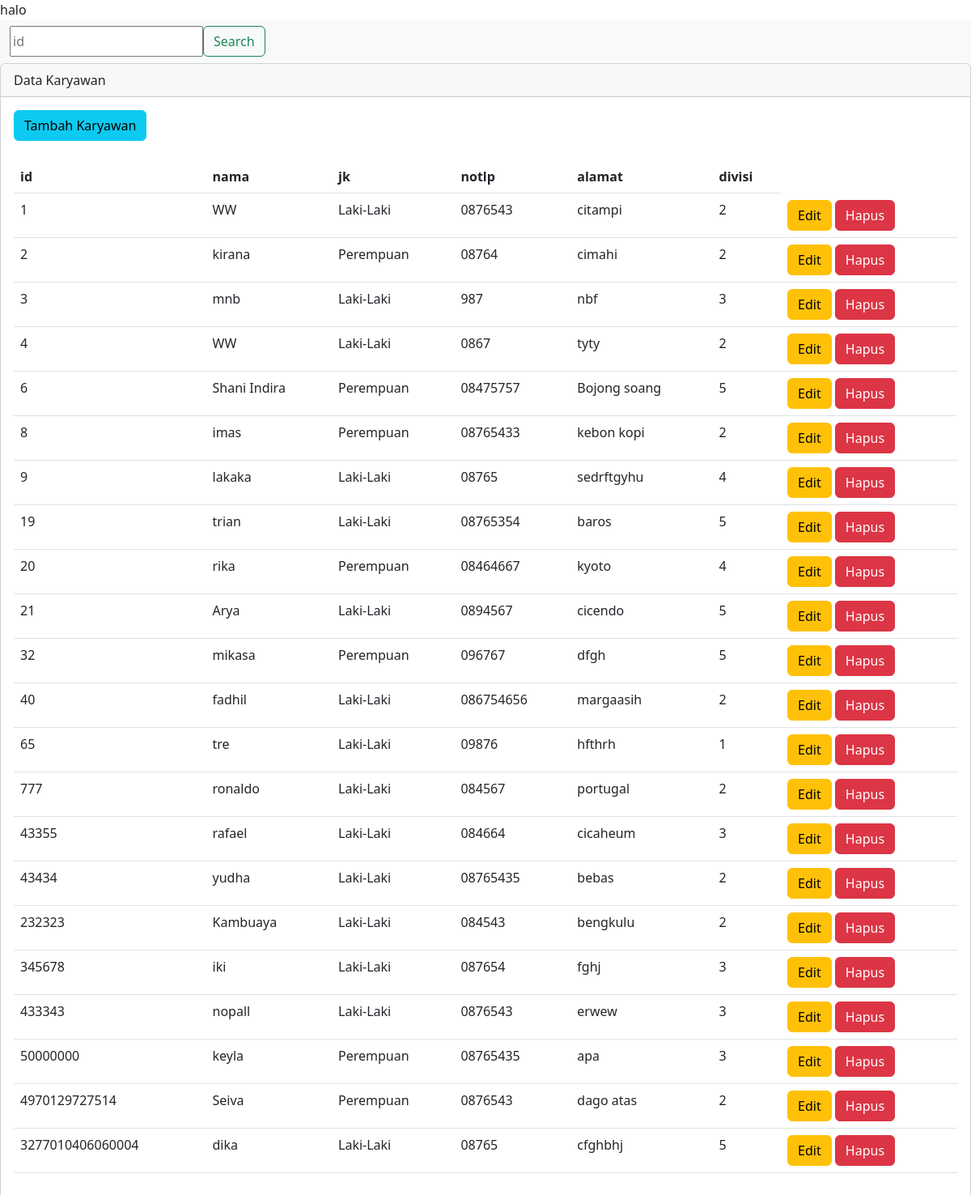
/slide/Pegawai.php, run on the app's committed database.
### tables this page shows
CREATE TABLE `karyawan` (
  `id` bigint(20) NOT NULL,
  `nama` varchar(50) NOT NULL,
  `jk` varchar(50) NOT NULL,
  `notlp` varchar(50) NOT NULL,
  `alamat` varchar(50) NOT NULL,
  `divisi` varchar(50) NOT NULL
);

### slide/Pegawai.php (the view, shortened to what this page needs)
 <!DOCTYPE html>
<html>
<head>
    <link href="https://cdn.jsdelivr.net/npm/bootstrap@5.3.2/dist/css/bootstrap.min.css" rel="stylesheet">
       <link href="https://cdn.jsdelivr.net/npm/bootstrap@5.3.0/dist/css/bootstrap.min.css" rel="stylesheet">
</head>
<body >
       halo
      <nav class="navbar bg-body-tertiary">
  <div class="container-fluid">
    <form method="post" class="d-flex" role="search">
        <input type="text" name="carii" placeholder="id">
      <button class="btn btn-outline-success" type="submit">Search</button>
    </form>
  </div>
</nav>
       <div class="card">
  <div class="card-header">
   Data Karyawan
  </div>
  <div class="card-body">
          <a href="../slide/tampe.php"> <button type="button" class="btn btn-info">Tambah Karyawan</button></a>
   <table class="table">
      <thead>
       <th>id</th>
          <th>nama</th>
          <th>jk</th>
          <th>notlp</th>
          <th>alamat</th>
          <th>divisi</th>
      </thead>
        <?php
      include '../koneksi.php';
      $data = mysqli_query($koneksi,"select * from karyawan");
      while ($d = mysqli_fetch_array($data)) {
      ?>
      <tbody>
        <td><?php echo $d['id']; ?></td>
        <td><?php echo $d['nama']; ?></td>
        <td><?php echo $d['jk']; ?></td>
        <td><?php echo $d['notlp']; ?></td>
        <td><?php echo $d['alamat']; ?></td>
        <td><?php echo $d['divisi']; ?></td>
        <td>
            <a href="../slide/editpeg.php?id=<?php echo $d['id'];?>"><button type="button" class="btn btn-warning">Edit</button></a>
            <a onclick="return confirm('apakah ingin apus')" href="../slide/hapuspeg.php?id=<?php echo $d['id'];?>"><button type="button" class="btn btn-danger">Hapus</button></a>
        </td>
      </tbody>
      <?php
      }
      ?>
    </table>
  </div>
</div>
   </body>
</html>

### data on the page
karyawan: id "1", nama "WW", jk "Laki-Laki", notlp "0876543", alamat "citampi", divisi "2"
karyawan: id "2", nama "kirana", jk "Perempuan", notlp "08764", alamat "cimahi", divisi "2"
karyawan: id "3", nama "mnb", jk "Laki-Laki", notlp "987", alamat "nbf", divisi "3"
karyawan: id "4", nama "WW", jk "Laki-Laki", notlp "0867", alamat "tyty", divisi "2"
karyawan: id "6", nama "Shani Indira", jk "Perempuan", notlp "08475757", alamat "Bojong soang", divisi "5"
karyawan: id "8", nama "imas", jk "Perempuan", notlp "08765433", alamat "kebon kopi", divisi "2"
karyawan: id "9", nama "lakaka", jk "Laki-Laki", notlp "08765", alamat "sedrftgyhu", divisi "4"
karyawan: id "19", nama "trian", jk "Laki-Laki", notlp "08765354", alamat "baros", divisi "5"
karyawan: id "20", nama "rika", jk "Perempuan", notlp "08464667", alamat "kyoto", divisi "4"
karyawan: id "21", nama "Arya", jk "Laki-Laki", notlp "0894567", alamat "cicendo", divisi "5"
karyawan: id "32", nama "mikasa", jk "Perempuan", notlp "096767", alamat "dfgh", divisi "5"
karyawan: id "40", nama "fadhil", jk "Laki-Laki", notlp "086754656", alamat "margaasih", divisi "2"
karyawan: id "65", nama "tre", jk "Laki-Laki", notlp "09876", alamat "hfthrh", divisi "1"
karyawan: id "777", nama "ronaldo", jk "Laki-Laki", notlp "084567", alamat "portugal", divisi "2"
karyawan: id "43355", nama "rafael", jk "Laki-Laki", notlp "084664", alamat "cicaheum", divisi "3"
karyawan: id "43434", nama "yudha", jk "Laki-Laki", notlp "08765435", alamat "bebas", divisi "2"
karyawan: id "232323", nama "Kambuaya", jk "Laki-Laki", notlp "084543", alamat "bengkulu", divisi "2"
karyawan: id "345678", nama "iki", jk "Laki-Laki", notlp "087654", alamat "fghj", divisi "3"
karyawan: id "433343", nama "nopall", jk "Laki-Laki", notlp "0876543", alamat "erwew", divisi "3"
karyawan: id "50000000", nama "keyla", jk "Perempuan", notlp "08765435", alamat "apa", divisi "3"
karyawan: id "4970129727514", nama "Seiva", jk "Perempuan", notlp "0876543", alamat "dago atas", divisi "2"
karyawan: id "3277010406060004", nama "dika", jk "Laki-Laki", notlp "08765", alamat "cfghbhj", divisi "5"
